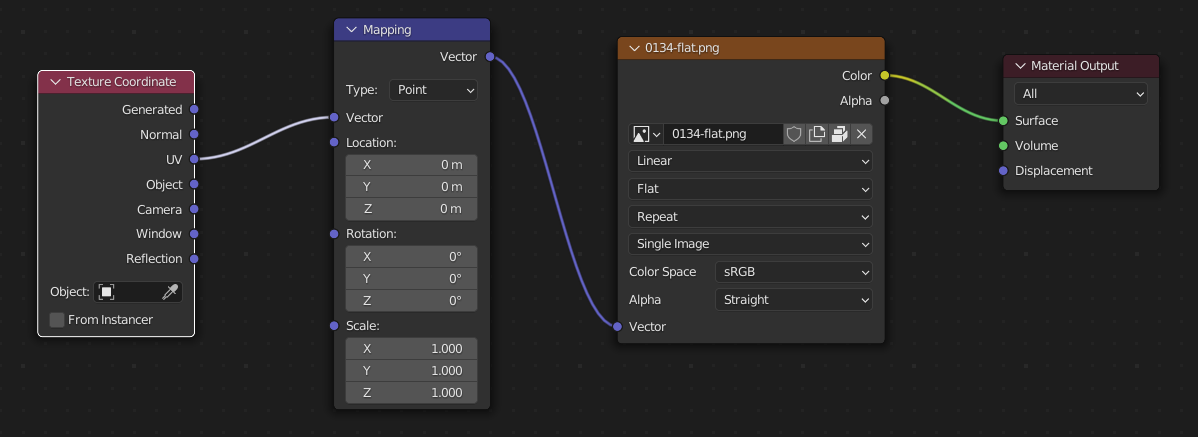
#> input picture lid-material.png, 1198 x 437 px
$ python align_images.py --template lid-material.png --output out .
#> lines starting #> are read from the running program, lines starting #| are printed output that depends on the picture; pictures that were not available may be replaced by others from this repository, and a replacement may not be noted
#> in load, img is the input picture: shape (437, 1198, 3); mean B, G, R 40.8, 40.4, 41.5
import argparse
import sys

# IMPORTANT: to get auto-complete etc. for `cv2`, I had to follow this comment here:
# https://youtrack.jetbrains.com/issue/PY-35691/Code-completion-doesnt-work-for-cv2-module#focus=Comments-27-6666997.0-0
import cv2
import numpy as np

from pathlib import Path
from os import path


_MAX_FEATURES = 500
_KEEP_PERCENT = 0.2


def align_images(template_img, current_img):
    # Convert both the template and current images grayscale.
    template_gray = cv2.cvtColor(template_img, cv2.COLOR_BGR2GRAY)
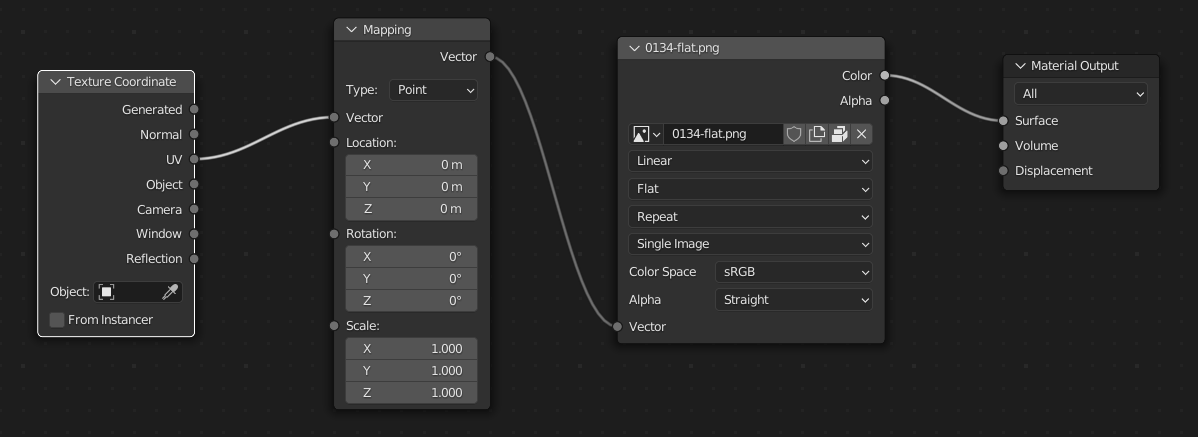
#> template_gray: shape (437, 1198); min 16, max 255, mean 40.7
    current_gray = cv2.cvtColor(current_img, cv2.COLOR_BGR2GRAY)

    # Use ORB to detect key points and extract (binary) local invariant features.
    orb = cv2.ORB_create(_MAX_FEATURES)
    (kp1, des1) = orb.detectAndCompute(template_gray, None)
#> kp1 = 500 keypoints; strongest (x, y, size): (105, 289, 53.6), (109, 288, 31), (103, 288, 31), (109, 295, 31)
    (kp2, des2) = orb.detectAndCompute(current_gray, None)
#> kp2 has the same summary as kp1

    # Match the features.
    matcher = cv2.DescriptorMatcher_create(cv2.DESCRIPTOR_MATCHER_BRUTEFORCE_HAMMING)
    matches = matcher.match(des1, des2, None)
#> matches = 500 matches

    # Sort the matches by their distance (the smaller the distance, # the "more similar" the features are).
    matches = sorted(matches, key=lambda x: x.distance)
    # keep only the top matches
    keep = int(len(matches) * _KEEP_PERCENT)
#> keep = 100
    matches = matches[:keep]
#> matches = 100 matches

    # Print the worst distance that will be used, 30 or above is poor.
    worst_distance = matches[-1].distance
#> worst_distance = 0
    print(f"Worst match distance: {worst_distance}")
#| Worst match distance: 0.0

    # Extract the best matching points into two arrays of points.
    pts1 = np.empty((keep, 2), dtype="float")
    pts2 = np.empty((keep, 2), dtype="float")
    for (i, m) in enumerate(matches):
        # Indicate that the two key points in the respective images map to each other.
        pts1[i] = kp1[m.queryIdx].pt
        pts2[i] = kp2[m.trainIdx].pt
#> this loop made 100 passes
#> after the loop, pts1 = 100 pairs, first value 40 to 1139, second value 60 to 336; pts2 has the same summary as pts1

    # Find the homology matrix.
    (H, _) = cv2.findHomography(pts1, pts2, method=cv2.RANSAC)
#> H = [[1, -1.64e-15, 3.11e-13], [-1.3e-16, 1, 1.55e-13], [-6.54e-19, -2.81e-18, 1]]

    (height, width) = current_img.shape[:2]
#> height = 437; width = 1198
    aligned_img = cv2.warpPerspective(template_img, H, (width, height))

    return aligned_img


# For a more sophisticated approaches (that doesn't rely on knowing which image will be darker than the other), see:
# * https://docs.opencv.org/4.x/d1/dc5/tutorial_background_subtraction.html
# * The answers to https://stackoverflow.com/q/21425992/245602 (except the accepted answer from Mohammad Moghimi).
def subtract_images(aligned_img, current_img, output_filename):
#> called with output_filename = 'out/.'
    aligned_gray = cv2.bitwise_not(cv2.cvtColor(aligned_img, cv2.COLOR_BGR2GRAY))
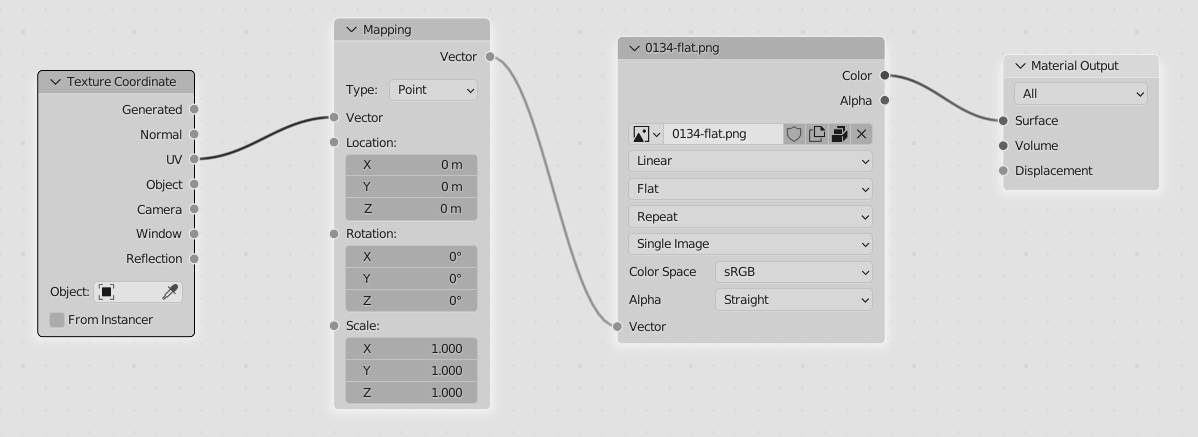
#> aligned_gray: shape (437, 1198); min 0, max 239, mean 214.3
    current_gray = cv2.bitwise_not(cv2.cvtColor(current_img, cv2.COLOR_BGR2GRAY))

    difference_img = cv2.bitwise_not(cv2.subtract(current_gray, aligned_gray))
#> difference_img: shape (437, 1198); every value is 255
    cv2.imwrite(output_filename, difference_img)


def load(filename):
    img = cv2.imread(filename)
    if img is None:
        sys.exit(f'Error: could not load "{filename}\"')
    return img


# Usage: --template template.png --current current.png
def main():
    ap = argparse.ArgumentParser()
    ap.add_argument("-t", "--template", required=True, help="path to template image")
    ap.add_argument("-o", "--output", required=True, help="path to output directory")
    ap.add_argument("images", metavar="img", nargs="+", help="images to diff against template")
    args = vars(ap.parse_args())

    output_dir = args["output"]
    try:
        Path(output_dir).mkdir(parents=True, exist_ok=True)
    except OSError as e:
        sys.exit(f"could not create output directory - {e}")

    template_img = load(args["template"])
    images = args["images"]
    for current_filename in images:
        current_img = load(current_filename)
        aligned_img = align_images(template_img, current_img)

        output_filename = path.join(output_dir, path.basename(current_filename))
        subtract_images(aligned_img, current_img, output_filename)


if __name__ == '__main__':
    main()

$ run again, on rotoscoping-workspace.png
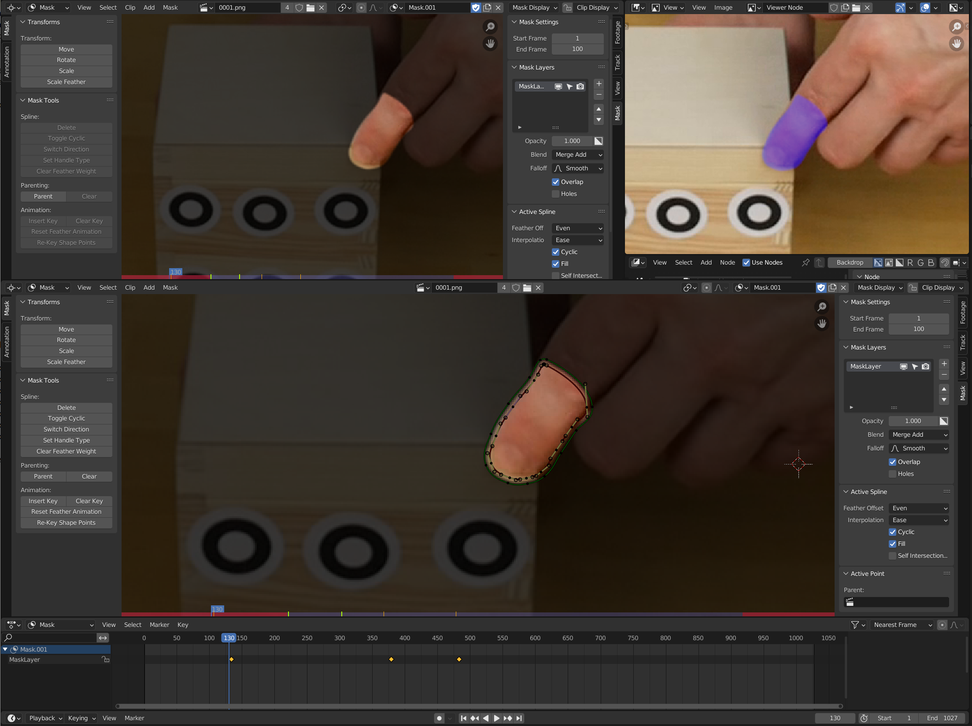
#> input picture rotoscoping-workspace.png, 972 x 726 px, shrunk from 2207 x 1649 before the run
#> in load, img is the input picture: shape (726, 972, 3); mean B, G, R 48.4, 55.5, 63.9
#> in align_images, `template_gray = cv2.cvtColor(template_img, cv2.COLOR_BGR2GRAY)`:
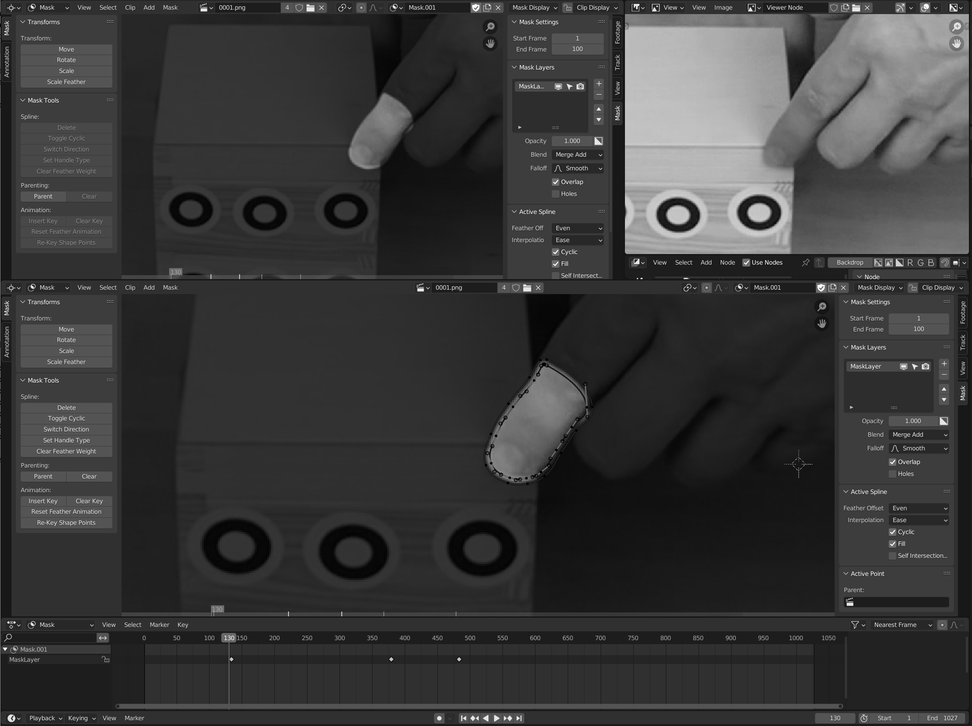
#> template_gray: shape (726, 972); min 0, max 255, mean 57.2
#> kp1 = 500 keypoints; strongest (x, y, size): (852, 603, 31), (847, 604, 31), (851, 604, 37.2), (422, 290, 31)
#> kp2 has the same summary as kp1
#> in align_images, `matches = matcher.match(des1, des2, None)`: matches = 500 matches
#> keep = 100
#> in align_images, `matches = matches[:keep]`: matches = 100 matches
#> worst_distance = 0
#| Worst match distance: 0.0
#> the loop in align_images, `for (i, m) in enumerate(matches):` made 100 passes
#> after the loop in align_images, `for (i, m) in enumerate(matches):`: pts1 = 100 pairs, first value 32 to 940, second value 47 to 659; pts2 has the same summary as pts1
#> H = [[1, 1.04e-15, -8.65e-13], [4.18e-16, 1, -4.38e-13], [1.4e-18, 1.11e-18, 1]]
#> in subtract_images, `aligned_gray = cv2.bitwise_not(cv2.cvtColor(aligned_img, cv2.COLOR_BGR..`:
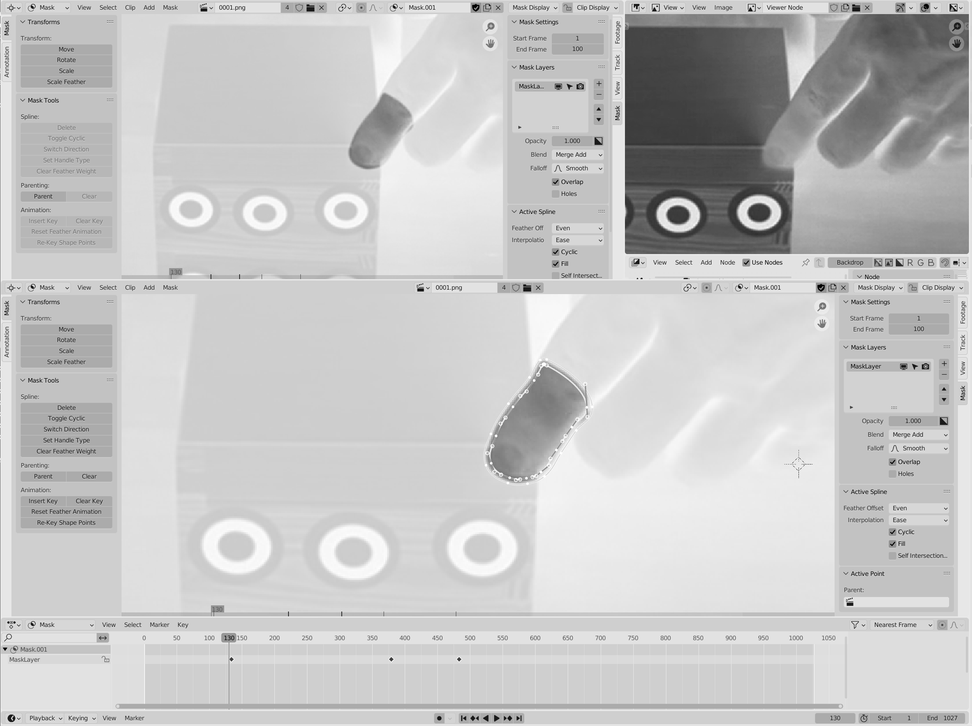
#> aligned_gray: shape (726, 972); min 0, max 255, mean 197.8
#> difference_img: shape (726, 972); every value is 255
